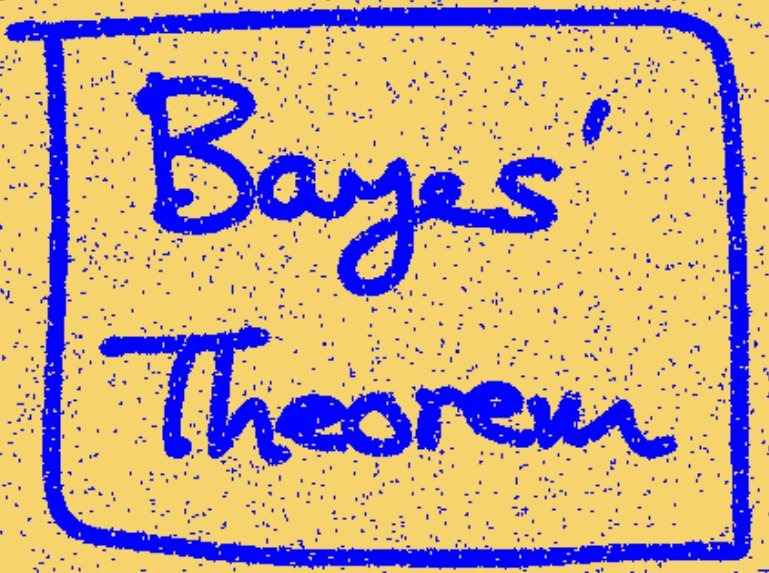
%> input picture part1/bayes_in.jpg, 769 x 573 px
$ octave p1_noise_removal_loop.m   (GNU Octave 9; MATLAB toolbox functions it lacks are replaced by stand-ins)
%> lines starting %> are read from the running program, lines starting %| are printed output that depends on the picture; in (x1, y1, x2, y2) boxes, pixels count from 0 and x2, y2 are one past the last pixel; in counts of white or black regions, pixels touching at a corner belong together; the program's own positions count from 1
### part1/construct_graph.m
function pairwise = construct_graph(H, W)
% This function is used to construct a corresponding directed graph of an
% image of H * W. It's faster than the original version in the example code
% of GCMex, since it avoids unnecessary operation on sparse matrices.
%
% The weights are initialized to 1.
%

% fourth version
%
% index matrix
index = reshape(1:H*W, W, H)'; % row-wise indexing

% up-down connection
up      = index(1:end-1, :);
down    = index(2:end, :);

% left-right connection
left    = index(:, 1:end-1);
right   = index(:, 2:end);

% source and target pairs
source  = [up(:); down(:); left(:); right(:)];
target  = [down(:); up(:); right(:); left(:)];

% weights
weights = ones(length(source), 1);
pairwise = sparse(source, target, weights);


% [52 lines of commented-out code are left out]

### part1/p1_noise_removal_loop.m
% Part 1 Noise Removal - Loop Version
%

clear all
close all
% clc
tic
% load image
img = imread('bayes_in.jpg');
%> img is the input picture: size 573x769x3 uint8; mean R, G, B 191.1, 163.7, 140.7
% img = imresize(img, 0.2);
[H, W] = size(img, 1:2);
%> H = 573; W = 769

img = double(img);
%> img: size 573x769x3 double

% prepare colormap
blue  = [  0;   0; 255];
beige = [245; 210; 110];
source = blue;  % foreground color
sink = beige;   % background color

img_sink = ones(H,W,3);
img_source = ones(H,W,3);
for i = 1:3
    img_sink(:,:,i) = sink(i) * ones(H,W);
    img_source(:,:,i) = source(i) * ones(H,W);
end
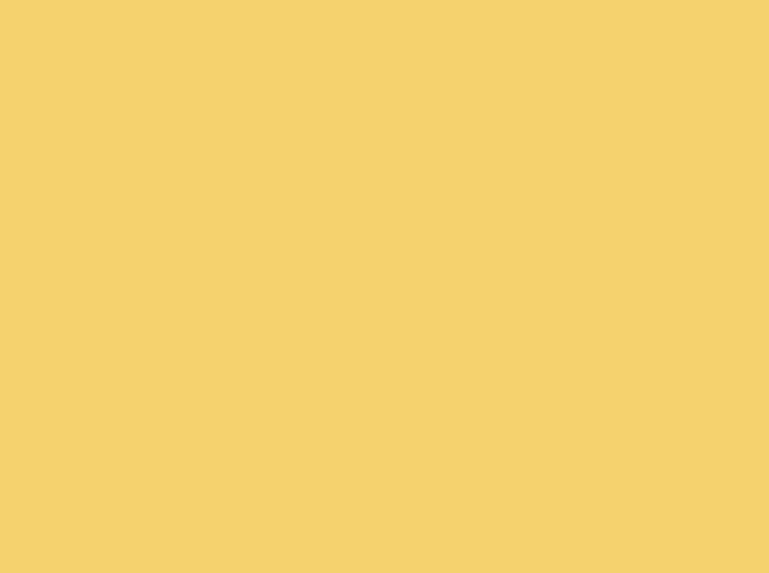
%> img_sink: size 573x769x3 double; mean R, G, B 245, 210, 110
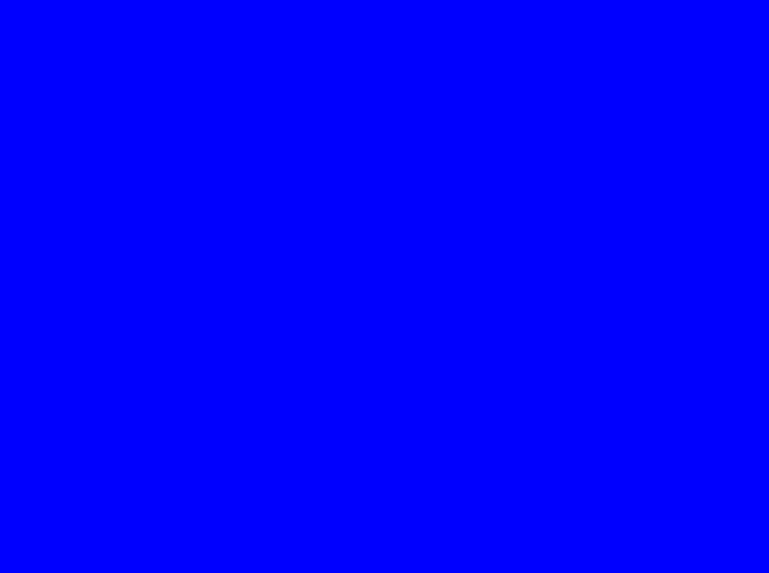
%> img_source: size 573x769x3 double; mean R, G, B 0, 0, 255
diff_sink = sum(abs(img - img_sink), 3) / 3;
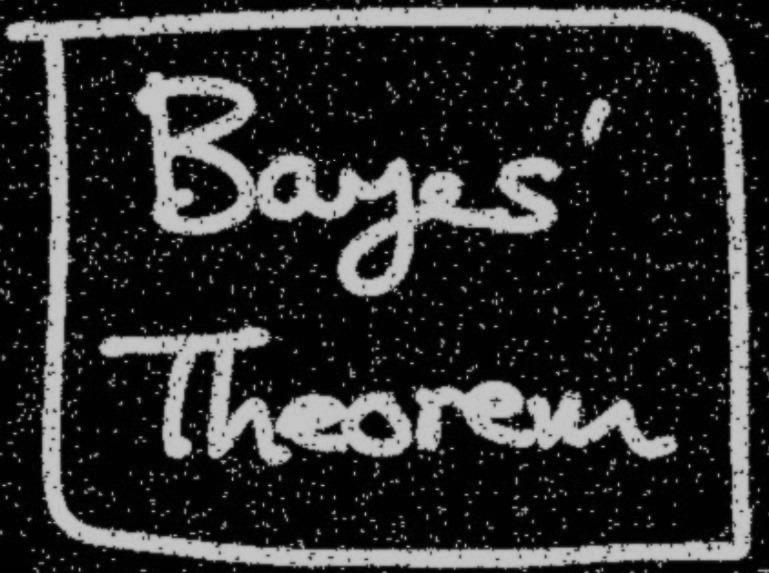
%> diff_sink: size 573x769 double; min 0, max 199.7, mean 46.1
diff_source = sum(abs(img - img_source), 3) / 3;
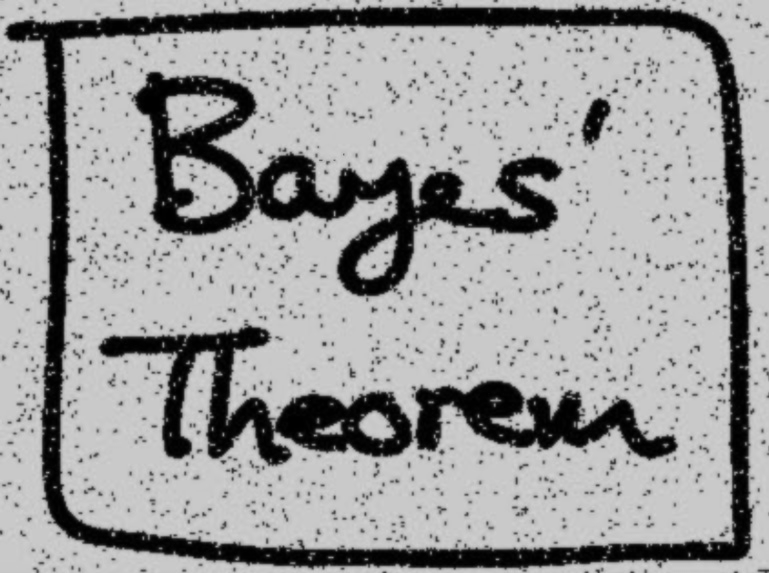
%> diff_source: size 573x769 double; min 0.333, max 211, mean 156.4

class = diff_source < diff_sink;
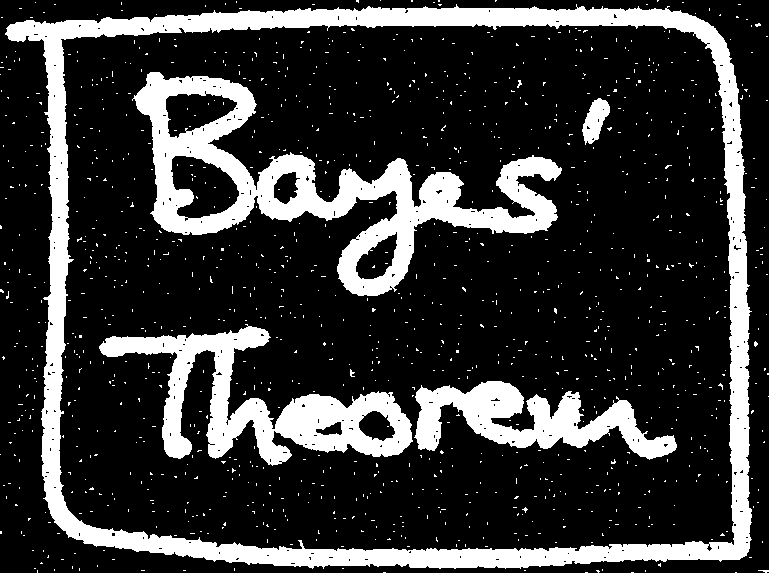
%> class: size 573x769 logical; 21.3% white; 1226 white regions (1219 under 20 px), largest, box (x1, y1, x2, y2) and area: (5, 4, 752, 569) 41598, (132, 72, 562, 296) 24179, (99, 324, 413, 466) 14472
img_binary = reshape(class, H, W);

% set class, unary, pairwise
class = zeros(H*W, 1);
% class = class';
% class = double(class(:));

diff_sink = diff_sink';
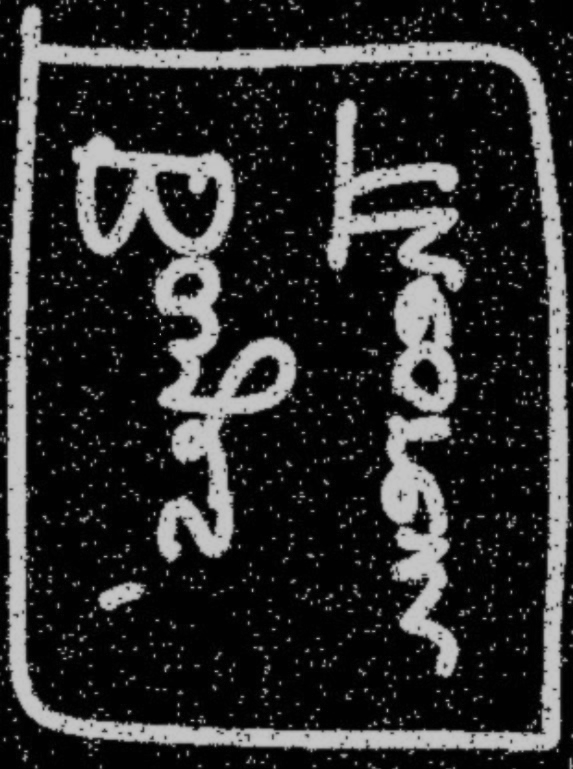
%> diff_sink: size 769x573 double; min 0, max 199.7, mean 46.1; mean of the top-left, top-right, bottom-left and bottom-right quarters 52.4, 47.5, 40.5, 43.9
diff_source = diff_source';
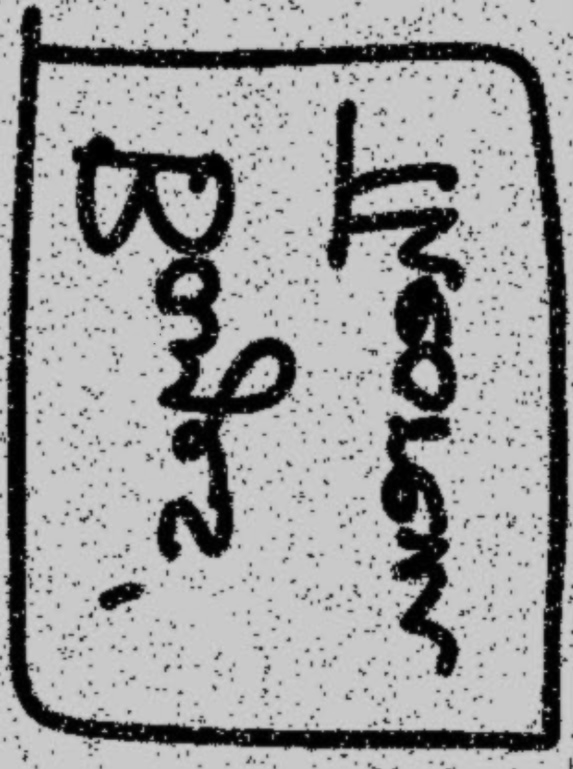
%> diff_source: size 769x573 double; min 0.333, max 211, mean 156.4; mean of the top-left, top-right, bottom-left and bottom-right quarters 149.9, 154.9, 162, 158.5
unary = [diff_sink(:) diff_source(:)]'; % construct data term
pairwise = construct_graph(H, W);

% [12 lines of commented-out code are left out]
lambda_list = [0, 1, 10, 50, 100, 200, 500, 1000, 2000] ;
for lambda = lambda_list

    labelcost = [0, 1; 1, 0] * lambda;

    % run graph cut
    addpath('..\GCMex')
%> (the run ends here)
